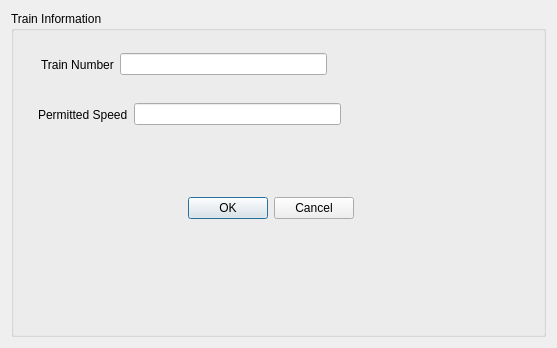
<?xml version="1.0" encoding="UTF-8"?>
<ui version="4.0">
 <class>TrainInfo</class>
 <widget class="QDialog" name="TrainInfo">
  <property name="geometry">
   <rect>
    <x>0</x>
    <y>0</y>
    <width>557</width>
    <height>348</height>
   </rect>
  </property>
  <property name="windowTitle">
   <string>Dialog</string>
  </property>
  <layout class="QHBoxLayout" name="horizontalLayout_3">
   <item>
    <widget class="QGroupBox" name="groupBox">
     <property name="title">
      <string>Train Information</string>
     </property>
     <widget class="QLabel" name="label_3">
      <property name="geometry">
       <rect>
        <x>10</x>
        <y>80</y>
        <width>68</width>
        <height>19</height>
       </rect>
      </property>
      <property name="text">
       <string/>
      </property>
     </widget>
     <widget class="QDialogButtonBox" name="buttonBox">
      <property name="geometry">
       <rect>
        <x>110</x>
        <y>180</y>
        <width>233</width>
        <height>34</height>
       </rect>
      </property>
      <property name="standardButtons">
       <set>QDialogButtonBox::Cancel|QDialogButtonBox::Ok</set>
      </property>
     </widget>
     <widget class="QWidget" name="layoutWidget">
      <property name="geometry">
       <rect>
        <x>30</x>
        <y>40</y>
        <width>286</width>
        <height>27</height>
       </rect>
      </property>
      <layout class="QHBoxLayout" name="horizontalLayout">
       <item>
        <widget class="QLabel" name="label_TrainNumber">
         <property name="text">
          <string>Train Number</string>
         </property>
        </widget>
       </item>
       <item>
        <widget class="QLineEdit" name="lineEdit_TrainNumber">
         <property name="text">
          <string/>
         </property>
        </widget>
       </item>
      </layout>
     </widget>
     <widget class="QWidget" name="layoutWidget">
      <property name="geometry">
       <rect>
        <x>27</x>
        <y>90</y>
        <width>303</width>
        <height>27</height>
       </rect>
      </property>
      <layout class="QHBoxLayout" name="horizontalLayout_2">
       <item>
        <widget class="QLabel" name="label_PermittedSpeed">
         <property name="text">
          <string>Permitted Speed</string>
         </property>
        </widget>
       </item>
       <item>
        <widget class="QLineEdit" name="lineEdit_PermittedSpeed">
         <property name="text">
          <string/>
         </property>
        </widget>
       </item>
      </layout>
     </widget>
    </widget>
   </item>
  </layout>
 </widget>
 <resources/>
 <connections/>
</ui>
